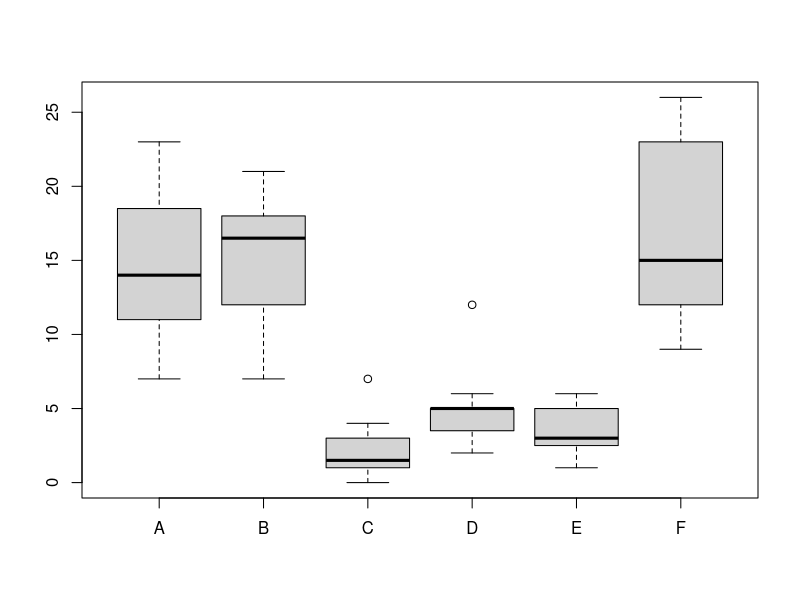

Here is the R script that generated this plot: (Note: this script raises an error after producing the figure.)
head(InsectSprays)

boxplot(split(InsectSprays$count, InsectSprays$spray))



boxplot(values ~ factor)


library(dplyr)
data(nym.2002, package="UsingR")
boxplot(nym.2002$time~nym.2002$gender)

boxplot(nym.2002[nym.2002$gender == 'Female',]$time)

males_dat <- nym.2002[nym.2002$gender == 'Male',]
females_dat <- nym.2002[nym.2002$gender == 'Female',]

signif(cor(females_dat$age,females_dat$time),2)
plot(females_dat$time~females_dat$age,main=paste("correlation =",signif(cor(x,y),2)))

groups <- split(nym.2002$age,5) 
boxplot(groups)
print(mean(y[ round(x) == 72]))

plot(nym.2002$tim~nym.2002$age)

boxplot()


time = sort(nym.2002$time)
min(time)/median(time)
max(time)/median(time)

plot(time/median(time), ylim=c(1/4,4))
abline(h=c(1/2,1,2))
plot(log2(time/median(time)),ylim=c(-2,2))
abline(h=-1:1)


